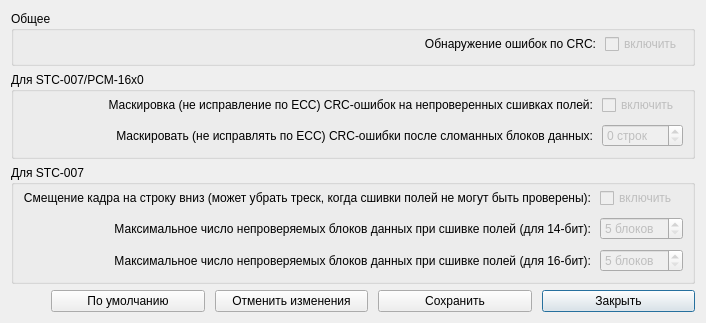
<?xml version="1.0" encoding="UTF-8"?>
<ui version="4.0">
 <class>fine_deint_set</class>
 <widget class="QDialog" name="fine_deint_set">
  <property name="geometry">
   <rect>
    <x>0</x>
    <y>0</y>
    <width>685</width>
    <height>296</height>
   </rect>
  </property>
  <property name="windowTitle">
   <string>Тонкие настройки деинтерливера</string>
  </property>
  <layout class="QVBoxLayout" name="verticalLayout_2">
   <item>
    <widget class="QGroupBox" name="gbxGeneral">
     <property name="sizePolicy">
      <sizepolicy hsizetype="MinimumExpanding" vsizetype="Maximum">
       <horstretch>0</horstretch>
       <verstretch>0</verstretch>
      </sizepolicy>
     </property>
     <property name="title">
      <string>Общее</string>
     </property>
     <layout class="QGridLayout" name="gridLayout_2">
      <property name="topMargin">
       <number>3</number>
      </property>
      <property name="spacing">
       <number>9</number>
      </property>
      <item row="1" column="0">
       <widget class="QLabel" name="lblUseECC">
        <property name="sizePolicy">
         <sizepolicy hsizetype="MinimumExpanding" vsizetype="Minimum">
          <horstretch>0</horstretch>
          <verstretch>0</verstretch>
         </sizepolicy>
        </property>
        <property name="toolTip">
         <string>Ошибки, обнаруженные по не совпавшим CRC, будут исправлены при помощи P и/или Q слов, либо замаскированы</string>
        </property>
        <property name="whatsThis">
         <string>Ошибки, обнаруженные по не совпавшим CRC, будут исправлены при помощи P и/или Q слов, либо замаскированы</string>
        </property>
        <property name="text">
         <string>Обнаружение ошибок по CRC:</string>
        </property>
        <property name="alignment">
         <set>Qt::AlignRight|Qt::AlignTrailing|Qt::AlignVCenter</set>
        </property>
       </widget>
      </item>
      <item row="1" column="1">
       <widget class="QCheckBox" name="cbxUseECC">
        <property name="enabled">
         <bool>false</bool>
        </property>
        <property name="sizePolicy">
         <sizepolicy hsizetype="Minimum" vsizetype="MinimumExpanding">
          <horstretch>0</horstretch>
          <verstretch>0</verstretch>
         </sizepolicy>
        </property>
        <property name="toolTip">
         <string>Ошибки, обнаруженные по не совпавшим CRC, будут исправлены при помощи P и/или Q слов, либо замаскированы</string>
        </property>
        <property name="whatsThis">
         <string>Ошибки, обнаруженные по не совпавшим CRC, будут исправлены при помощи P и/или Q слов, либо замаскированы</string>
        </property>
        <property name="text">
         <string>включить</string>
        </property>
       </widget>
      </item>
     </layout>
    </widget>
   </item>
   <item>
    <widget class="QGroupBox" name="gbxSTC007PCM16x0">
     <property name="sizePolicy">
      <sizepolicy hsizetype="MinimumExpanding" vsizetype="MinimumExpanding">
       <horstretch>0</horstretch>
       <verstretch>0</verstretch>
      </sizepolicy>
     </property>
     <property name="title">
      <string>Для STC-007/PCM-16x0</string>
     </property>
     <layout class="QGridLayout" name="gridLayout">
      <property name="topMargin">
       <number>3</number>
      </property>
      <property name="spacing">
       <number>9</number>
      </property>
      <item row="5" column="1">
       <widget class="QSpinBox" name="spbBrokeMask">
        <property name="enabled">
         <bool>false</bool>
        </property>
        <property name="sizePolicy">
         <sizepolicy hsizetype="Minimum" vsizetype="MinimumExpanding">
          <horstretch>0</horstretch>
          <verstretch>0</verstretch>
         </sizepolicy>
        </property>
        <property name="minimumSize">
         <size>
          <width>75</width>
          <height>0</height>
         </size>
        </property>
        <property name="toolTip">
         <string>Отключить исправление CRC-ошибок на заданное число строк после обнаружения сломанного (некорректно собранного из-за помех или непроверенной сшивки полей) блока данных для избежания некорректной работы коррекции ошибок и возможных щелчков в звуке</string>
        </property>
        <property name="whatsThis">
         <string>Отключить исправление CRC-ошибок на заданное число строк после обнаружения сломанного (некорректно собранного из-за помех или непроверенной сшивки полей) блока данных для избежания некорректной работы коррекции ошибок и возможных щелчков в звуке</string>
        </property>
        <property name="suffix">
         <string> строк</string>
        </property>
        <property name="minimum">
         <number>0</number>
        </property>
        <property name="maximum">
         <number>128</number>
        </property>
       </widget>
      </item>
      <item row="5" column="0">
       <widget class="QLabel" name="lblBrokeMask">
        <property name="sizePolicy">
         <sizepolicy hsizetype="MinimumExpanding" vsizetype="Minimum">
          <horstretch>0</horstretch>
          <verstretch>0</verstretch>
         </sizepolicy>
        </property>
        <property name="toolTip">
         <string>Отключить исправление CRC-ошибок на заданное число строк после обнаружения сломанного (некорректно собранного из-за помех или непроверенной сшивки полей) блока данных для избежания некорректной работы коррекции ошибок и возможных щелчков в звуке</string>
        </property>
        <property name="whatsThis">
         <string>Отключить исправление CRC-ошибок на заданное число строк после обнаружения сломанного (некорректно собранного из-за помех или непроверенной сшивки полей) блока данных для избежания некорректной работы коррекции ошибок и возможных щелчков в звуке</string>
        </property>
        <property name="text">
         <string>Маскировать (не исправлять по ECC) CRC-ошибки после сломанных блоков данных:</string>
        </property>
        <property name="alignment">
         <set>Qt::AlignRight|Qt::AlignTrailing|Qt::AlignVCenter</set>
        </property>
       </widget>
      </item>
      <item row="0" column="1">
       <widget class="QCheckBox" name="cbxMaskSeams">
        <property name="enabled">
         <bool>false</bool>
        </property>
        <property name="sizePolicy">
         <sizepolicy hsizetype="Minimum" vsizetype="MinimumExpanding">
          <horstretch>0</horstretch>
          <verstretch>0</verstretch>
         </sizepolicy>
        </property>
        <property name="toolTip">
         <string>Отключить исправление CRC-ошибок на непроверенных сшивках полей кадров для избежания некорректной работы коррекции ошибок и возможных щелчков в звуке</string>
        </property>
        <property name="whatsThis">
         <string>Отключить исправление CRC-ошибок на непроверенных сшивках полей кадров для избежания некорректной работы коррекции ошибок и возможных щелчков в звуке</string>
        </property>
        <property name="text">
         <string>включить</string>
        </property>
       </widget>
      </item>
      <item row="0" column="0">
       <widget class="QLabel" name="lblMaskSeams">
        <property name="sizePolicy">
         <sizepolicy hsizetype="MinimumExpanding" vsizetype="Minimum">
          <horstretch>0</horstretch>
          <verstretch>0</verstretch>
         </sizepolicy>
        </property>
        <property name="toolTip">
         <string>Отключить исправление CRC-ошибок на непроверенных сшивках полей кадров для избежания некорректной работы коррекции ошибок и возможных щелчков в звуке</string>
        </property>
        <property name="whatsThis">
         <string>Отключить исправление CRC-ошибок на непроверенных сшивках полей кадров для избежания некорректной работы коррекции ошибок и возможных щелчков в звуке</string>
        </property>
        <property name="text">
         <string>Маскировка (не исправление по ECC) CRC-ошибок на непроверенных сшивках полей:</string>
        </property>
        <property name="alignment">
         <set>Qt::AlignRight|Qt::AlignTrailing|Qt::AlignVCenter</set>
        </property>
       </widget>
      </item>
     </layout>
    </widget>
   </item>
   <item>
    <widget class="QGroupBox" name="gbxSTC007">
     <property name="sizePolicy">
      <sizepolicy hsizetype="MinimumExpanding" vsizetype="MinimumExpanding">
       <horstretch>0</horstretch>
       <verstretch>0</verstretch>
      </sizepolicy>
     </property>
     <property name="title">
      <string>Для STC-007</string>
     </property>
     <layout class="QGridLayout" name="gridLayout_3">
      <property name="topMargin">
       <number>3</number>
      </property>
      <property name="spacing">
       <number>9</number>
      </property>
      <item row="2" column="1">
       <widget class="QSpinBox" name="spbMaxUnch16">
        <property name="enabled">
         <bool>false</bool>
        </property>
        <property name="sizePolicy">
         <sizepolicy hsizetype="Minimum" vsizetype="MinimumExpanding">
          <horstretch>0</horstretch>
          <verstretch>0</verstretch>
         </sizepolicy>
        </property>
        <property name="minimumSize">
         <size>
          <width>75</width>
          <height>0</height>
         </size>
        </property>
        <property name="toolTip">
         <string>Максимальное число последовательных блоков данных на стыке между полями, для которых невозможно проверить правильность сборки</string>
        </property>
        <property name="whatsThis">
         <string>&lt;html&gt;&lt;head/&gt;&lt;body&gt;&lt;p&gt;Максимальное число последовательных блоков данных на стыке между полями, для которых невозможно проверить правильность сборки.&lt;/p&gt;&lt;p&gt;Чем меньше число - тем меньше риск спонтанных щелчков на искажённых исходниках, однако тем выше риск излишнего маскирования и потери ВЧ в аудио на непроверяемых сшивках полей.&lt;/p&gt;&lt;/body&gt;&lt;/html&gt;</string>
        </property>
        <property name="suffix">
         <string> блоков</string>
        </property>
        <property name="minimum">
         <number>5</number>
        </property>
        <property name="maximum">
         <number>32</number>
        </property>
       </widget>
      </item>
      <item row="1" column="1">
       <widget class="QSpinBox" name="spbMaxUnch14">
        <property name="enabled">
         <bool>false</bool>
        </property>
        <property name="sizePolicy">
         <sizepolicy hsizetype="Minimum" vsizetype="MinimumExpanding">
          <horstretch>0</horstretch>
          <verstretch>0</verstretch>
         </sizepolicy>
        </property>
        <property name="minimumSize">
         <size>
          <width>75</width>
          <height>0</height>
         </size>
        </property>
        <property name="toolTip">
         <string>Максимальное число последовательных блоков данных на стыке между полями, для которых невозможно проверить правильность сборки</string>
        </property>
        <property name="whatsThis">
         <string>&lt;html&gt;&lt;head/&gt;&lt;body&gt;&lt;p&gt;Максимальное число последовательных блоков данных на стыке между полями, для которых невозможно проверить правильность сборки.&lt;/p&gt;&lt;p&gt;Чем меньше число - тем меньше риск спонтанных щелчков на искажённых исходниках, однако тем выше риск излишнего маскирования и потери ВЧ в аудио на непроверяемых сшивках полей.&lt;/p&gt;&lt;/body&gt;&lt;/html&gt;</string>
        </property>
        <property name="suffix">
         <string> блоков</string>
        </property>
        <property name="minimum">
         <number>5</number>
        </property>
        <property name="maximum">
         <number>64</number>
        </property>
       </widget>
      </item>
      <item row="1" column="0">
       <widget class="QLabel" name="lblMaxUnch14">
        <property name="sizePolicy">
         <sizepolicy hsizetype="MinimumExpanding" vsizetype="Minimum">
          <horstretch>0</horstretch>
          <verstretch>0</verstretch>
         </sizepolicy>
        </property>
        <property name="toolTip">
         <string>Максимальное число последовательных блоков данных на стыке между полями, для которых невозможно проверить правильность сборки</string>
        </property>
        <property name="whatsThis">
         <string>&lt;html&gt;&lt;head/&gt;&lt;body&gt;&lt;p&gt;Максимальное число последовательных блоков данных на стыке между полями, для которых невозможно проверить правильность сборки.&lt;/p&gt;&lt;p&gt;Чем меньше число - тем меньше риск спонтанных щелчков на искажённых исходниках, однако тем выше риск излишнего маскирования и потери ВЧ в аудио на непроверяемых сшивках полей.&lt;/p&gt;&lt;/body&gt;&lt;/html&gt;</string>
        </property>
        <property name="text">
         <string>Максимальное число непроверяемых блоков данных при сшивке полей (для 14-бит):</string>
        </property>
        <property name="alignment">
         <set>Qt::AlignRight|Qt::AlignTrailing|Qt::AlignVCenter</set>
        </property>
       </widget>
      </item>
      <item row="2" column="0">
       <widget class="QLabel" name="lblMaxUnch16">
        <property name="sizePolicy">
         <sizepolicy hsizetype="MinimumExpanding" vsizetype="Minimum">
          <horstretch>0</horstretch>
          <verstretch>0</verstretch>
         </sizepolicy>
        </property>
        <property name="toolTip">
         <string>Максимальное число последовательных блоков данных на стыке между полями, для которых невозможно проверить правильность сборки</string>
        </property>
        <property name="whatsThis">
         <string>&lt;html&gt;&lt;head/&gt;&lt;body&gt;&lt;p&gt;Максимальное число последовательных блоков данных на стыке между полями, для которых невозможно проверить правильность сборки.&lt;/p&gt;&lt;p&gt;Чем меньше число - тем меньше риск спонтанных щелчков на искажённых исходниках, однако тем выше риск излишнего маскирования и потери ВЧ в аудио на непроверяемых сшивках полей.&lt;/p&gt;&lt;/body&gt;&lt;/html&gt;</string>
        </property>
        <property name="text">
         <string>Максимальное число непроверяемых блоков данных при сшивке полей (для 16-бит):</string>
        </property>
        <property name="alignment">
         <set>Qt::AlignRight|Qt::AlignTrailing|Qt::AlignVCenter</set>
        </property>
       </widget>
      </item>
      <item row="0" column="0">
       <widget class="QLabel" name="lblInsertAbove">
        <property name="sizePolicy">
         <sizepolicy hsizetype="MinimumExpanding" vsizetype="Minimum">
          <horstretch>0</horstretch>
          <verstretch>0</verstretch>
         </sizepolicy>
        </property>
        <property name="toolTip">
         <string>Добавлять пустую строку в начале собранного кадра (может устранить треск при воспроизведении файлов с большим числом незахваченных строк)</string>
        </property>
        <property name="whatsThis">
         <string>Добавлять пустую строку в начале собранного кадра (может устранить треск при воспроизведении файлов с большим числом незахваченных строк)</string>
        </property>
        <property name="text">
         <string>Смещение кадра на строку вниз (может убрать треск, когда сшивки полей не могут быть проверены):</string>
        </property>
        <property name="alignment">
         <set>Qt::AlignRight|Qt::AlignTrailing|Qt::AlignVCenter</set>
        </property>
       </widget>
      </item>
      <item row="0" column="1">
       <widget class="QCheckBox" name="cbxInsertAbove">
        <property name="enabled">
         <bool>false</bool>
        </property>
        <property name="sizePolicy">
         <sizepolicy hsizetype="Minimum" vsizetype="MinimumExpanding">
          <horstretch>0</horstretch>
          <verstretch>0</verstretch>
         </sizepolicy>
        </property>
        <property name="toolTip">
         <string>Добавлять пустую строку в начале собранного кадра (может устранить треск при воспроизведении файлов с большим числом незахваченных строк)</string>
        </property>
        <property name="whatsThis">
         <string>Добавлять пустую строку в начале собранного кадра (может устранить треск при воспроизведении файлов с большим числом незахваченных строк)</string>
        </property>
        <property name="text">
         <string>включить</string>
        </property>
       </widget>
      </item>
     </layout>
    </widget>
   </item>
   <item>
    <layout class="QHBoxLayout" name="hlButtons">
     <property name="spacing">
      <number>10</number>
     </property>
     <item>
      <spacer name="horizontalSpacer">
       <property name="orientation">
        <enum>Qt::Horizontal</enum>
       </property>
       <property name="sizeType">
        <enum>QSizePolicy::Maximum</enum>
       </property>
       <property name="sizeHint" stdset="0">
        <size>
         <width>40</width>
         <height>20</height>
        </size>
       </property>
      </spacer>
     </item>
     <item>
      <widget class="QPushButton" name="btnDefaults">
       <property name="sizePolicy">
        <sizepolicy hsizetype="Preferred" vsizetype="Maximum">
         <horstretch>0</horstretch>
         <verstretch>0</verstretch>
        </sizepolicy>
       </property>
       <property name="toolTip">
        <string>Сброс настроек к оптимальным (по умолчанию)</string>
       </property>
       <property name="whatsThis">
        <string>Сброс настроек к оптимальным (по умолчанию)</string>
       </property>
       <property name="text">
        <string>По умолчанию</string>
       </property>
      </widget>
     </item>
     <item>
      <widget class="QPushButton" name="btnRevert">
       <property name="sizePolicy">
        <sizepolicy hsizetype="Preferred" vsizetype="Maximum">
         <horstretch>0</horstretch>
         <verstretch>0</verstretch>
        </sizepolicy>
       </property>
       <property name="toolTip">
        <string>Вернуть настройки на момент открытия окна настроек</string>
       </property>
       <property name="whatsThis">
        <string>Вернуть настройки на момент открытия окна настроек</string>
       </property>
       <property name="text">
        <string>Отменить изменения</string>
       </property>
      </widget>
     </item>
     <item>
      <widget class="QPushButton" name="btnSave">
       <property name="sizePolicy">
        <sizepolicy hsizetype="Preferred" vsizetype="Maximum">
         <horstretch>0</horstretch>
         <verstretch>0</verstretch>
        </sizepolicy>
       </property>
       <property name="toolTip">
        <string>Применить все настройки из окна к деинтерливеру</string>
       </property>
       <property name="whatsThis">
        <string>Применить все настройки из окна к деинтерливеру</string>
       </property>
       <property name="text">
        <string>Сохранить</string>
       </property>
      </widget>
     </item>
     <item>
      <widget class="QPushButton" name="btnClose">
       <property name="sizePolicy">
        <sizepolicy hsizetype="Preferred" vsizetype="Maximum">
         <horstretch>0</horstretch>
         <verstretch>0</verstretch>
        </sizepolicy>
       </property>
       <property name="toolTip">
        <string>Закрыть окно настроек</string>
       </property>
       <property name="whatsThis">
        <string>Закрыть окно настроек</string>
       </property>
       <property name="text">
        <string>Закрыть</string>
       </property>
       <property name="default">
        <bool>true</bool>
       </property>
      </widget>
     </item>
    </layout>
   </item>
  </layout>
 </widget>
 <tabstops>
  <tabstop>cbxUseECC</tabstop>
  <tabstop>cbxMaskSeams</tabstop>
  <tabstop>spbBrokeMask</tabstop>
  <tabstop>cbxInsertAbove</tabstop>
  <tabstop>spbMaxUnch14</tabstop>
  <tabstop>spbMaxUnch16</tabstop>
  <tabstop>btnClose</tabstop>
  <tabstop>btnSave</tabstop>
  <tabstop>btnRevert</tabstop>
  <tabstop>btnDefaults</tabstop>
 </tabstops>
 <resources/>
 <connections/>
</ui>
